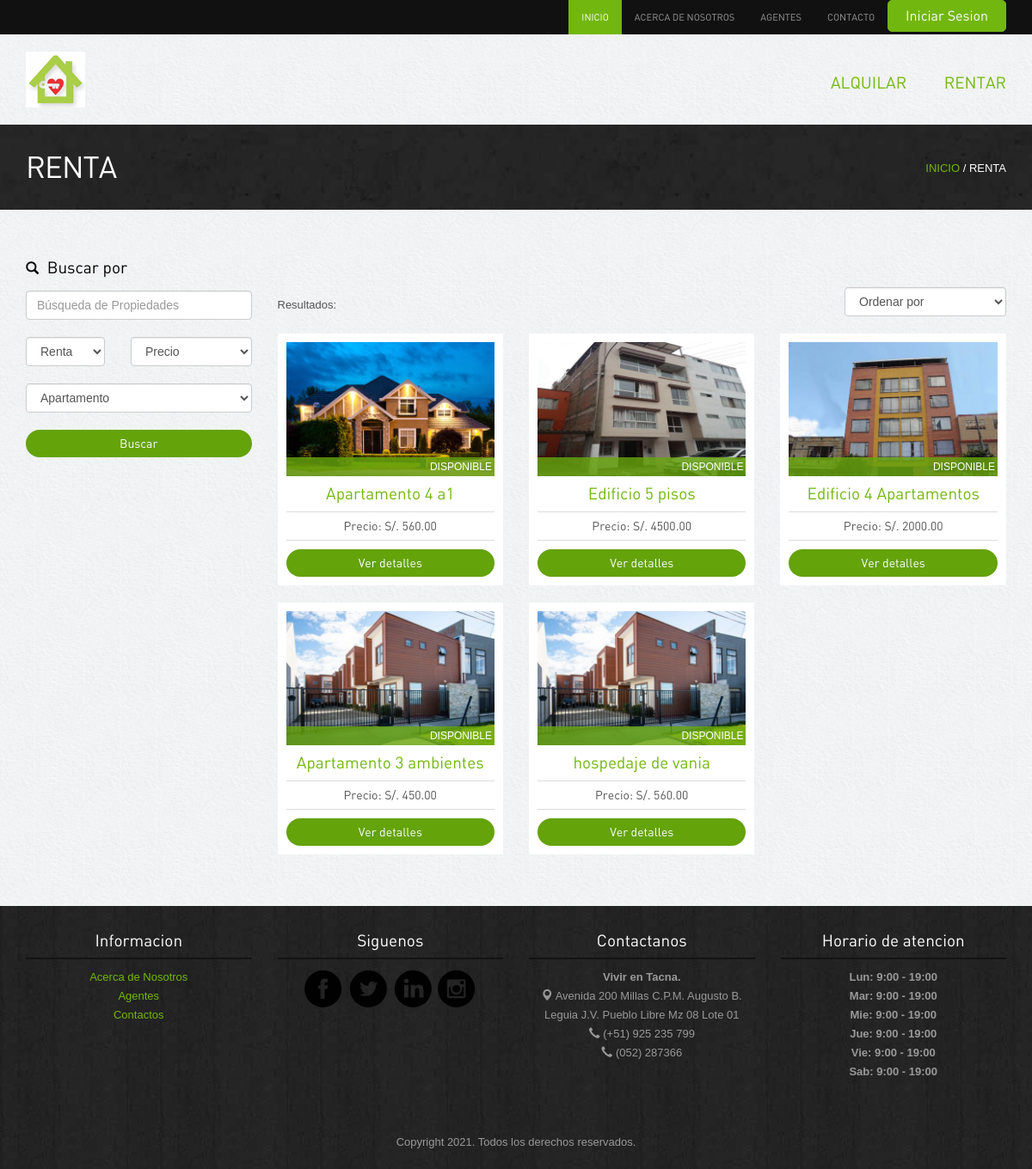
The page /rent_list.php on the database its author committed.
### tables this page shows
CREATE TABLE IF NOT EXISTS `tb_inmueble` (
  `id_inmueble` int(11) NOT NULL AUTO_INCREMENT,
  `id_tipo_inmueble` int(11) NOT NULL,
  `id_usuario` int(11) NOT NULL,
  `nombre_inmueble` varchar(100) NOT NULL,
  `imagen_inmueble` varchar(20) NOT NULL DEFAULT '',
  `precio_inmueble` decimal(10,2) NOT NULL,
  `estado_inmueble` varchar(15) NOT NULL,
  `ubicacion_inmuebles` varchar(300) NOT NULL,
  `fecha_disponibilidad_inmueble` date NOT NULL,
  `descripcion_inmueble` varchar(300) DEFAULT NULL,
  PRIMARY KEY (`id_inmueble`),
  KEY `id_usuario` (`id_usuario`),
  KEY `id_tipo_inmueble` (`id_tipo_inmueble`),
  CONSTRAINT `tb_inmueble_ibfk_1` FOREIGN KEY (`id_usuario`) REFERENCES `tb_usuario` (`id_usuario`),
  CONSTRAINT `tb_inmueble_ibfk_2` FOREIGN KEY (`id_tipo_inmueble`) REFERENCES `tb_tipo_inmueble` (`id_tipo_inmueble`)
);

### rent_list.php (the view, shortened to what this page needs)
<?php include'header.php';?>
<div class="inside-banner">
  <div class="container">
    <span class="pull-right"><a href="index.php">INICIO</a> / RENTA</span>
    <h2>RENTA</h2>
</div>
</div>
<?php
$link=conectarse();
$query_tipoinmueble="select * from tb_tipo_inmueble";
$resultado_tipoinmueble=mysqli_query($link,$query_tipoinmueble);
$instruccion ="select * from tb_inmueble";
?>
<div class="container">
<div class="properties-listing spacer">
<div class="row">
<div class="col-lg-3 col-sm-4 ">
  <div class="search-form"><h4><span class="glyphicon glyphicon-search"></span> Buscar por</h4>
    <input type="text" class="form-control" placeholder="Búsqueda de Propiedades">
    <div class="row">
            <div class="col-lg-5">
              <select class="form-control">
                <option>Renta</option>
              </select>
            </div>
            <div class="col-lg-7">
              <select class="form-control">
                <option>Precio</option>
              </select>
            </div>
          </div>
          <div class="row">
          <div class="col-lg-12">
              <select class="form-control" name="tipoinmueble">
              <?php
                if($resultado_tipoinmueble)
                while($campo_tipoinmueble=mysqli_fetch_assoc($resultado_tipoinmueble))
                {
                    $nombre=$campo_tipoinmueble["descripcion_tipo_inmueble"];
                    $id=$campo_tipoinmueble["id_tipo_inmueble"];
                    echo "<option value=".$id.">".$nombre."</option>\n";
                }
                ?>
              </select>
              </div>
          </div>
          <button class="btn btn-primary">Buscar</button>
  </div>
</div>
<div class="col-lg-9 col-sm-8">
<div class="sortby clearfix">
<div class="pull-left result">Resultados:</div>
  <div class="pull-right">
  <select class="form-control">
  <option>Ordenar por</option>
</select></div>
</div>
<div class="row">
<?php
  $link=conectarse();
  $rs=mysqli_query($link,$instruccion) or die("Fallo en la consulta");
  while($campo=mysqli_fetch_array($rs))
  {
  ?>
      <div class="col-lg-4 col-sm-6">
      <div class="properties">
        <div class="image-holder"><img src="images/properties/<?php echo $campo["imagen_inmueble"];?>" class="img-responsive" alt="properties" width="1000px" heigh="644">
          <div class="status sold"><?php echo $campo["estado_inmueble"];?></div>
        </div>
        <h4><a href="property-detail.php"><?php echo $campo["nombre_inmueble"];?></a></h4>
        <p class="price">Precio: S/. <?php echo " ".$campo["precio_inmueble"];?></p>
        <a class="btn btn-primary" href="Inmueble_Detalle.php?id=<?php echo $campo["id_inmueble"];?>">Ver detalles</a>
      </div>
      </div>
  <?php
  }
  ?>
</div>
</div>
</div>
</div>
</div>
<?php include'footer.php';?>

### header.php (shortened to what this page needs)
<!DOCTYPE html>
<html lang="en">
<head>
 	<link rel="stylesheet" href="assets/bootstrap/css/bootstrap.css" />
  <link rel="stylesheet" href="assets/style.css"/>
<link rel="stylesheet" href="assets/owl-carousel/owl.carousel.css">
<link rel="stylesheet" href="assets/owl-carousel/owl.theme.css">
    <link rel="stylesheet" type="text/css" href="assets/slitslider/css/style.css" />
    <link rel="stylesheet" type="text/css" href="assets/slitslider/css/custom.css" />
</head>
<body>
<div class="navbar-wrapper">
        <div class="navbar-inverse" role="navigation">
          <div class="container">
            <div class="navbar-collapse  collapse">
              <ul class="nav navbar-nav navbar-right">
               <li class="active"><a href="index.php">Inicio</a></li>
                <li><a href="about.php">Acerca de nosotros </a></li>
                <li><a href="agentes.php">Agentes</a></li>
                <li><a href="contact.php">Contacto</a></li>
                <?php
                if(!isset($_SESSION['autenticado'])){
                  ?>
                  <li><button class="btn btn-success"data-toggle="modal" data-target="#loginpop">Iniciar Sesion</button></li>
                <?php
                }
             ?>
                </div>
                      </div>
                    </div>
                </div>
<div class="container">
<div class="header">
<a href="index.php"><img src="images/logo1.png" alt="Realestate"></a>
              <ul class="pull-right">
                <li><a href="rent_list.php">Alquilar</a></li>
                <li><a href="gestionarinmuebles.php">Rentar</a></li>
              </ul>
</div>
</div>

### footer.php
<div class="footer">
  <div class="container">
  <center>
    <div class="row">
                <div class="col-lg-3 col-sm-3">
                      <h4>Informacion</h4>
                      <ul class="row">
                    <li class="col-lg-12 col-sm-12 col-xs-3"><a href="about.php">Acerca de Nosotros</a></li>
                    <li class="col-lg-12 col-sm-12 col-xs-3"><a href="agents.php">Agentes</a></li>
                    <li class="col-lg-12 col-sm-12 col-xs-3"><a href="contact.php">Contactos</a></li>
                  </ul>
                </div>
                <div class="col-lg-3 col-sm-3">
                    <h4>Siguenos</h4>
                    <a href="https://www.facebook.com" target="_blank"><img src="images/facebook.png" alt="facebook"></a>
                    <a href="https://www.twitter.com" target="_blank"><img src="images/twitter.png" alt="twitter"></a>
                    <a href="https://www.linkedin.com" target="_blank"><img src="images/linkedin.png" alt="linkedin"></a>
                    <a href="https://www.instagram.com" target="_blank" ><img src="images/instagram.png" alt="instagram"></a>
            </div>
            <div class="col-lg-3 col-sm-3">
              <h4>Contactanos</h4>
                <p><b>Vivir en Tacna.</b><br>
                <span class="glyphicon glyphicon-map-marker"></span> Avenida 200 Millas C.P.M. Augusto B. Leguia J.V. Pueblo Libre Mz 08 Lote 01 <br>
                <span class="glyphicon glyphicon-earphone"></span> (+51) 925 235 799<br>
                <span class="glyphicon glyphicon-earphone"></span> (052) 287366</p>
            </div>
            <div class="col-lg-3 col-sm-3">
              <h4>Horario de atencion</h4>
                <p><b>Lun: 9:00 - 19:00</b><br>
                <b>Mar: 9:00 - 19:00</b><br>
                <b>Mie: 9:00 - 19:00</b><br>
                <b>Jue: 9:00 - 19:00</b><br>
                <b>Vie: 9:00 - 19:00</b><br>
                <b>Sab: 9:00 - 19:00</b><br></p>
            </div>
              </div>
              <p class="copyright">Copyright 2021. Todos los derechos reservados.	</p>
</center>
  </div>
</div>
</body>
</html>
</body>
</html>

### assets/style.css (style rules this page uses)
body { color:#555; font:normal 13px/22px Arial; background:url(../images/bgmain.png) #eee; }
h1,h2,h3,h4,h5 { font-weight:normal; font-family: din;margin: 0;padding: 0;color: #000 }
h2 { font-size: 35px; letter-spacing: -1px;margin-bottom: 20px; }
h4 { margin: 10px 0; font-size: 19px; }
h4 span { margin-right: 5px; font-size: 15px; }
p { margin-bottom: 30px; }
a { color:#72b70f; text-decoration:none;outline: none; }
.spacer { margin-top: 40px;margin-bottom:40px; }
select,input { outline: 0; margin-bottom: 20px; }
.btn { border-radius: 5px; font-family: din; outline: none; }
.btn-success { background: #72b70f;border:1px solid #72b70f;padding:6px 20px; font-size:16px; width: 100%; }
.btn-primary { background: #64a30a;border:none;width: 100%;border-radius: 20px; }
.header { padding: 20px 0; }
.header ul { list-style: none;margin: 0; padding: 0;margin-top: 25px; }
.header ul li { display: inline-block; padding: 0 0 0 40px; }
.header ul li a { font-size: 19px;font-family: din;text-transform: uppercase; }
.navbar-inverse { background-color: #111; }
.navbar-inverse .navbar-nav > li > a { font-size: 11px;padding-top: 10px;padding-bottom: 10px;font-family: din;text-transform: uppercase; }
.navbar-inverse .navbar-nav > .active > a, .navbar-inverse .navbar-nav > .active > a:hover, .navbar-inverse .navbar-nav > .active > a:focus { background-color: #72b70f; }
.properties-listing div.properties { padding: 10px; background-color: #fff;text-align: center; margin-bottom: 20px; }
.properties-listing div.properties .image-holder { position: relative; }
.properties-listing div.properties .status { position: absolute;bottom: 0;z-index: 100;display: block;width: 100%;color: #fff;padding:0 3px;text-align: right; font-size: 12px; }
.properties-listing div.properties p { margin-bottom: 10px; font-size: 14px;border-top: 1px solid #ddd;border-bottom: 1px solid #ddd;padding: 5px 0;font-family: din; }
.status.sold { background:rgba(104,167,13,0.8); }
.inside-banner { background:url(../images/bginside.jpg) #222;color: #fff; padding: 30px 0; }
.inside-banner h2 { margin: 0; color: #fff; }
.inside-banner span { margin-top: 10px; }
.search-form { margin-bottom: 50px; }
.search-form h4 { margin: 17px 0; }
.sortby .result { margin-top: 10px; }
.footer { background:url(../images/bg.jpg) #222; padding: 20px 0; color: #999; }
.footer h4 { color: #fff;border-bottom: 2px solid #131313;margin-bottom: 10px;padding-bottom: 10px; }
.footer ul { list-style: none;padding: 0; }
.footer p.copyright { margin: 30px 0 0 0; }

### rows shown on the page
tb_inmueble: imagen_inmueble (picture), estado_inmueble "DISPONIBLE", nombre_inmueble "Apartamento 4 a1", precio_inmueble "560.00"
tb_inmueble: imagen_inmueble (picture), estado_inmueble "DISPONIBLE", nombre_inmueble "Edificio 5 pisos", precio_inmueble "4500.00"
tb_inmueble: imagen_inmueble (picture), estado_inmueble "DISPONIBLE", nombre_inmueble "Edificio 4 Apartamentos", precio_inmueble "2000.00"
tb_inmueble: imagen_inmueble (picture), estado_inmueble "DISPONIBLE", nombre_inmueble "Apartamento 3 ambientes", precio_inmueble "450.00"
tb_inmueble: imagen_inmueble (picture), estado_inmueble "DISPONIBLE", nombre_inmueble "hospedaje de vania", precio_inmueble "560.00"

### other values the page prints
form field tipoinmueble "Apartamento"
